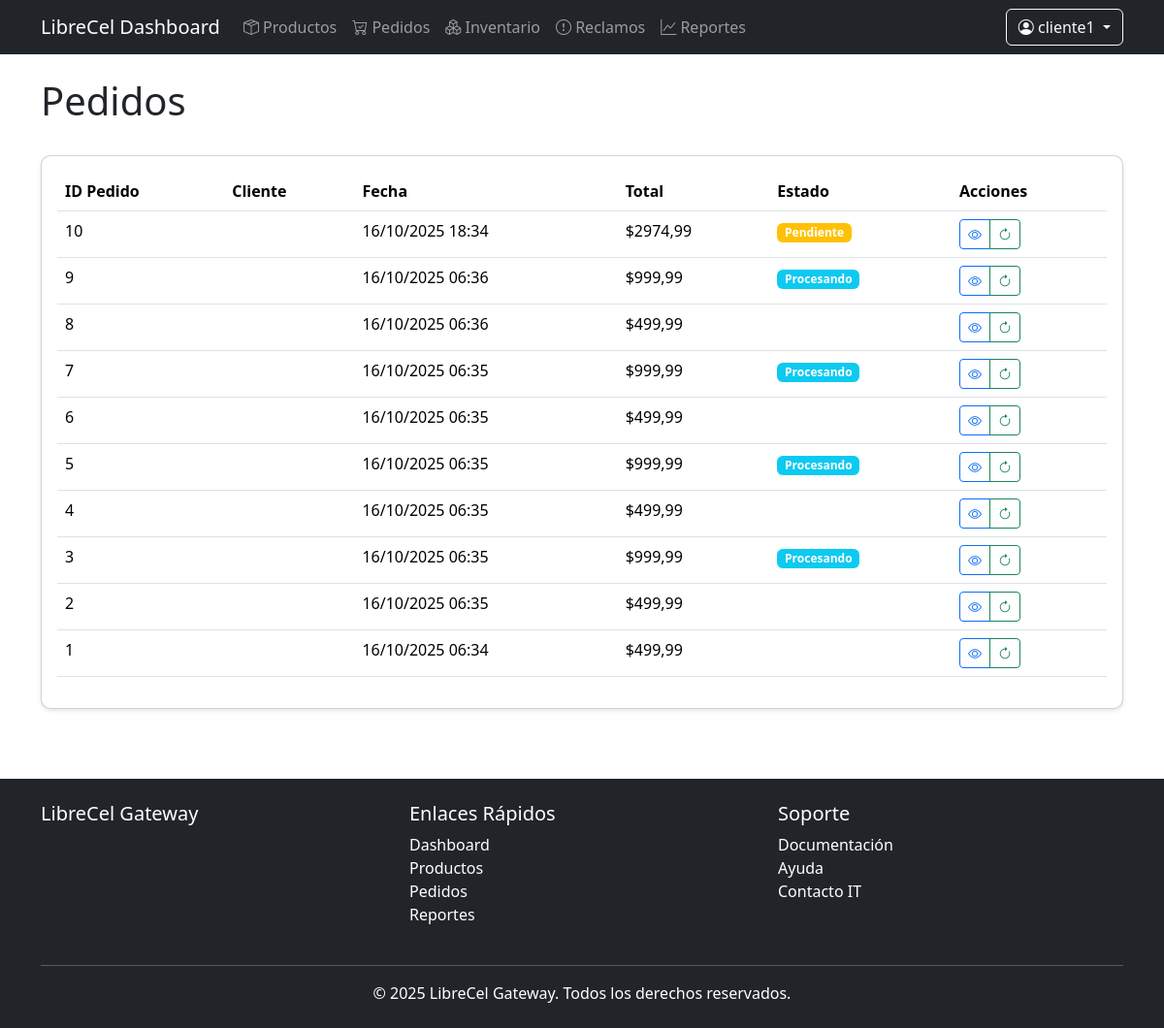
Page /dashboard/pedidos/ (signed in) on the committed database.
### accounts/models.py (models this page shows, shortened)
class CustomUser(AbstractUser):
    ROLE_CHOICES = [
        ('CUSTOMER', 'Cliente'),
        ('ADMIN', 'Administrador'),
        ('MANAGER', 'Gerente'),
        ('SALES', 'Ventas'),
        ('INVENTORY', 'Inventario'),
        ('SUPPORT', 'Soporte'),
    ]
    role = models.CharField(
        _('rol'),
        max_length=10,
        choices=ROLE_CHOICES,
        default='CUSTOMER'
    )
    profile_picture = models.URLField(blank=True)
    phone = models.CharField(_("Teléfono"), max_length=20, blank=True)
    address = models.CharField(_("Dirección"), max_length=255, blank=True)
    city = models.CharField(_("Ciudad"), max_length=100, blank=True)
    state = models.CharField(_("Estado/Provincia"), max_length=100, blank=True)
    zip_code = models.CharField(_("Código Postal"), max_length=10, blank=True)
    country = models.CharField(_("País"), max_length=100, blank=True)
    class Meta:
        verbose_name = _('usuario')
        verbose_name_plural = _('usuarios')

### storefront/models.py (models this page shows, shortened)
class Order(models.Model):
    STATUS_CHOICES = [
        ('pending', 'Pendiente'),
        ('processing', 'En Proceso'),
        ('shipped', 'Enviado'),
        ('delivered', 'Entregado'),
        ('cancelled', 'Cancelado'),
    ]
    PAYMENT_METHOD_CHOICES = [
        ('credit_card', 'Tarjeta de Crédito'),
        ('debit_card', 'Tarjeta de Débito'),
        ('transfer', 'Transferencia Bancaria'),
        ('cash', 'Efectivo'),
    ]
    user = models.ForeignKey(User, on_delete=models.CASCADE)
    created_at = models.DateTimeField(auto_now_add=True)
    updated_at = models.DateTimeField(auto_now=True)
    status = models.CharField(max_length=20, choices=STATUS_CHOICES, default='pending')
    payment_method = models.CharField(max_length=20, choices=PAYMENT_METHOD_CHOICES)
    shipping_address = models.CharField(max_length=200, blank=True, null=True)
    shipping_city = models.CharField(max_length=100, blank=True, null=True)
    shipping_state = models.CharField(max_length=100, blank=True, null=True)
    shipping_postal_code = models.CharField(max_length=10, blank=True, null=True)
    shipping_phone = models.CharField(max_length=20, blank=True, null=True)
    total = models.DecimalField(max_digits=10, decimal_places=2, default=0)
    external_sale_id = models.CharField(max_length=100, blank=True, null=True, help_text="ID de la venta en el microservicio de Ventas")
    tax = models.DecimalField(max_digits=10, decimal_places=2, default=0)
    discount = models.DecimalField(max_digits=10, decimal_places=2, default=0)
    notes = models.TextField(blank=True)

### dashboard/decorators.py (the view)
    def wrap(request, *args, **kwargs):
        if request.user.is_staff:
            return function(request, *args, **kwargs)
        raise PermissionDenied

### dashboard/views.py (called while the page is built)
@login_required
@staff_required
def order_list(request):
    orders = Order.objects.all().order_by('-created_at')
    return render(request, 'dashboard/orders/list.html', {
        'orders': orders
    })

### templates/dashboard/orders/list.html (shortened to what this page needs)
{% extends "dashboard/base.html" %}
{% load static %}
{% block content %}
<div class="container">
    <div class="d-flex justify-content-between align-items-center mb-4">
        <h1>Pedidos</h1>
    </div>
    <div class="card dashboard-card">
        <div class="card-body">
            <div class="table-responsive">
                <table class="table table-hover">
                    <thead>
                        <tr>
                            <th>ID Pedido</th>
                            <th>Cliente</th>
                            <th>Fecha</th>
                            <th>Total</th>
                            <th>Estado</th>
                            <th>Acciones</th>
                        </tr>
                    </thead>
                    <tbody>
                        {% for order in orders %}
                        <tr>
                            <td>{{ order.id }}</td>
                            <td>{{ order.user.get_full_name }}</td>
                            <td>{{ order.created_at|date:"d/m/Y H:i" }}</td>
                            <td>${{ order.total }}</td>
                            <td>
                                {% if order.status == 'pending' %}
                                <span class="badge bg-warning">Pendiente</span>
                                {% elif order.status == 'processing' %}
                                <span class="badge bg-info">Procesando</span>
                                {% elif order.status == 'shipped' %}
                                <span class="badge bg-primary">Enviado</span>
                                {% elif order.status == 'delivered' %}
                                <span class="badge bg-success">Entregado</span>
                                {% elif order.status == 'cancelled' %}
                                <span class="badge bg-danger">Cancelado</span>
                                {% endif %}
                            </td>
                            <td>
                                <div class="btn-group">
                                    <a href="{% url 'dashboard:order_detail' order.id %}"
                                       class="btn btn-sm btn-outline-primary">
                                        <i class="bi bi-eye"></i>
                                    </a>
                                    {% if perms.storefront.change_order %}
                                    <button type="button"
                                            class="btn btn-sm btn-outline-success"
                                            onclick="updateOrderStatus({{ order.id }})">
                                        <i class="bi bi-arrow-clockwise"></i>
                                    </button>
                                    {% endif %}
                                </div>
                            </td>
                        </tr>
                        {% endfor %}
                    </tbody>
                </table>
            </div>
        </div>
    </div>
</div>
{% endblock %}

### templates/dashboard/base.html (shortened to what this page needs)
{% load django_bootstrap5 %}
{% load static %}
<!DOCTYPE html>
<html lang="es">
<head>
    {% bootstrap_css %}
    <link rel="stylesheet" href="https://cdn.jsdelivr.net/npm/bootstrap-icons@1.11.1/font/bootstrap-icons.css">
    <link rel="stylesheet" href="{% static 'css/dashboard.css' %}">
</head>
<body>
    <nav class="navbar navbar-expand-lg navbar-dark bg-dark">
        <div class="container">
            <a class="navbar-brand" href="{% url 'dashboard:home' %}">LibreCel Dashboard</a>
            <div class="collapse navbar-collapse" id="navbarNav">
                <ul class="navbar-nav me-auto mb-2 mb-lg-0">
                    {% if user.is_staff %}
                    <li class="nav-item">
                        <a class="nav-link" href="{% url 'dashboard:product_list' %}">
                            <i class="bi bi-box-seam"></i> Productos
                        </a>
                    </li>
                    <li class="nav-item">
                        <a class="nav-link" href="{% url 'dashboard:order_list' %}">
                            <i class="bi bi-cart-check"></i> Pedidos
                        </a>
                    </li>
                    <li class="nav-item">
                        <a class="nav-link" href="{% url 'dashboard:inventory_list' %}">
                            <i class="bi bi-boxes"></i> Inventario
                        </a>
                    </li>
                    <li class="nav-item">
                        <a class="nav-link" href="{% url 'dashboard:claims_list' %}">
                            <i class="bi bi-exclamation-circle"></i> Reclamos
                        </a>
                    </li>
                    <li class="nav-item">
                        <a class="nav-link" href="{% url 'dashboard:reports' %}">
                            <i class="bi bi-graph-up"></i> Reportes
                        </a>
                    </li>
                    {% endif %}
                </ul>
                <div class="d-flex align-items-center">
                    <div class="dropdown">
                        <button class="btn btn-outline-light dropdown-toggle" type="button"
                                data-bs-toggle="dropdown" aria-expanded="false">
                            <i class="bi bi-person-circle"></i> {{ user.username }}
                        </button>
                    </div>
                </div>
            </div>
        </div>
    </nav>
    <main class="py-4">
        {% block content %}{% endblock %}
    </main>
    <footer class="footer bg-dark text-white mt-5 py-4">
        <div class="container">
            <div class="row">
                <div class="col-md-4">
                    <h5>LibreCel Gateway</h5>
                    <p class="text-muted">Panel de Administración</p>
                </div>
                <div class="col-md-4">
                    <h5>Enlaces Rápidos</h5>
                    <ul class="list-unstyled">
                        <li><a href="{% url 'dashboard:home' %}" class="text-white">Dashboard</a></li>
                        <li><a href="{% url 'dashboard:product_list' %}" class="text-white">Productos</a></li>
                        <li><a href="{% url 'dashboard:order_list' %}" class="text-white">Pedidos</a></li>
                        <li><a href="{% url 'dashboard:reports' %}" class="text-white">Reportes</a></li>
                    </ul>
                </div>
                <div class="col-md-4">
                    <h5>Soporte</h5>
                    <ul class="list-unstyled">
                        <li><a href="#" class="text-white">Documentación</a></li>
                        <li><a href="#" class="text-white">Ayuda</a></li>
                        <li><a href="#" class="text-white">Contacto IT</a></li>
                    </ul>
                </div>
            </div>
            <hr class="mt-4">
            <div class="text-center">
                <p class="mb-0">© 2025 LibreCel Gateway. Todos los derechos reservados.</p>
            </div>
        </div>
    </footer>
</body>
</html>

### static/css/dashboard.css (style rules this page uses)
.dashboard-card { border-radius: 10px; box-shadow: 0 2px 4px rgba(0,0,0,0.1); transition: transform 0.2s; }
.footer { background-color: #343a40; }
.footer a { color: rgba(255,255,255,0.8); text-decoration: none; }

### rows in the picture
CustomUser: username "cliente1"
Order: id "10", created_at "16/10/2025 18:34", total "2974,99", status "Pendiente"
Order: id "9", created_at "16/10/2025 06:36", total "999,99", status "Procesando"
Order: id "8", created_at "16/10/2025 06:36", total "499,99"
Order: id "7", created_at "16/10/2025 06:35", total "999,99", status "Procesando"
Order: id "6", created_at "16/10/2025 06:35", total "499,99"
Order: id "5", created_at "16/10/2025 06:35", total "999,99", status "Procesando"
Order: id "4", created_at "16/10/2025 06:35", total "499,99"
Order: id "3", created_at "16/10/2025 06:35", total "999,99", status "Procesando"
Order: id "2", created_at "16/10/2025 06:35", total "499,99"
Order: id "1", created_at "16/10/2025 06:34", total "499,99"
